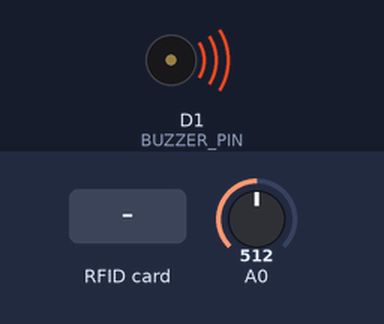
A sketch run on a simulated ESP8266 (NodeMCU). Parts: buzzer (waves = sounding, pin HIGH). The inputs (shaded band) are chosen by the test bench; at power-on: A0 = 512. WiFi joins after 1.5 s; servers stay silent unless stated; no MQTT or app messages arrive unless stated; what the sketch prints to the serial monitor is not drawn.

Above: at 4.2 s.
4.3 s: RFID card 5E 7A 19 C4 held to the reader
At 7.4 s:
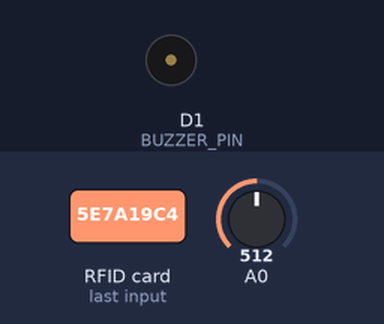
Timing chart, 0 to 8.9 s (numbered marks = the images above; inputs shaded):
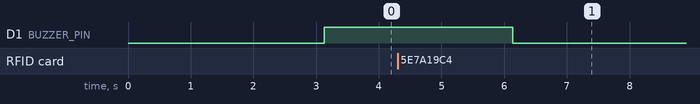

Measured:
- after the input at 4.3 s, D1 (BUZZER_PIN): HIGH → LOW after 1.8 s instead of 0.83 s

The sketch:

sketch_apr21borg.ino
```cpp
#include <SPI.h>
#include <MFRC522.h>
#include <ESP8266WiFi.h>
#include <PubSubClient.h>

#define RST_PIN     D3    // Reset pin for RC522
#define SS_PIN      D8    // SDA pin for RC522
#define SOIL_PIN    D0    // Analog pin for soil moisture sensor
#define BUZZER_PIN  D1    // Digital pin for buzzer

const char* ssid = "vivo 1802";
const char* password = "mahalakshmi";
const char* mqtt_server = "192.168.43.147"; // IP address of your MQTT broker

WiFiClient espClient;
PubSubClient client(espClient);

MFRC522 mfrc522(SS_PIN, RST_PIN);  // Create MFRC522 instance

MFRC522::MIFARE_Key key = {0xFF, 0xFF, 0xFF, 0xFF, 0xFF, 0xFF};

bool waterDetected = false;

void setup() {
  Serial.begin(115200);
  delay(1000);

  WiFi.begin(ssid, password);

  Serial.print("Connecting to ");
  Serial.println(ssid);

  int retries = 0;
  while (WiFi.status() != WL_CONNECTED) {
    delay(1000);
    Serial.print(".");
    retries++;
    if (retries > 10) {
      Serial.println("Connection failed. Check your credentials.");
      while (1) {
        delay(1000);
      }
    }
  }

  Serial.println("");
  Serial.println("WiFi connected");
  Serial.println("IP address: ");
  Serial.println(WiFi.localIP());

  client.setServer(mqtt_server, 1883);

  SPI.begin();
  mfrc522.PCD_Init();

  pinMode(BUZZER_PIN, OUTPUT);
  digitalWrite(BUZZER_PIN, LOW);

  Serial.println("RFID Ready!");
  Serial.println("Place your NFC card to read data...");
}

void loop() {
  if (!client.connected()) {
    reconnect();
  }
  client.loop();

  if (mfrc522.PICC_IsNewCardPresent() && mfrc522.PICC_ReadCardSerial()) {
    byte block = 1;

    if (mfrc522.PCD_Authenticate(MFRC522::PICC_CMD_MF_AUTH_KEY_A, block, &key, &(mfrc522.uid)) == MFRC522::STATUS_OK) {
      byte buffer[18];
      byte bufferSize = sizeof(buffer);

      MFRC522::StatusCode status = mfrc522.MIFARE_Read(block, buffer, &bufferSize);

      if (status == MFRC522::STATUS_OK) {
        Serial.println("Data read successfully:");
        Serial.write(buffer, bufferSize);
        client.publish("nfc_tag_data", buffer, bufferSize);
      } else {
        Serial.println("Error reading data from card");
      }

      mfrc522.PCD_StopCrypto1();
    } else {
      Serial.println("Authentication failed.");
    }

    mfrc522.PICC_HaltA();
    beep(BUZZER_PIN, 1000);
  }

  int moistureLevel = analogRead(SOIL_PIN);

  if (moistureLevel < 1000) {
    if (!waterDetected) {
      Serial.println("Urine detected!");
      client.publish("moisture_sensor_data", "Urine detected!");
      beep(BUZZER_PIN, 2000);
      waterDetected = true;
    }
  } else {
    waterDetected = false;
  }
}

void beep(int pin, int duration) {
  digitalWrite(pin, HIGH);
  delay(duration);
  digitalWrite(pin, LOW);
}

void reconnect() {
  while (!client.connected()) {
    Serial.print("Attempting MQTT connection...");
    if (client.connect("ESP8266Client")) {
      Serial.println("connected");
    } else {
      Serial.print("failed, rc=");
      Serial.print(client.state());
      Serial.println(" try again in 5 seconds");
      delay(5000);
    }
  }
}
```
